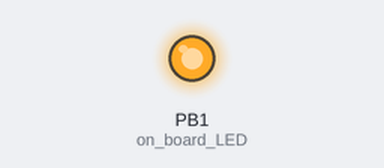
A sketch run on a simulated ATtiny85, built with avr-gcc and run on an emulated ATtiny85. On the bench: output pins drawn as LEDs (lit = HIGH).

Above: at 1.0 s.
At 3.0 s:
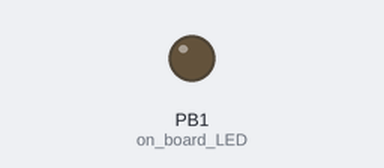
Timing chart, 0 to 5.2 s (numbered marks = the images above):
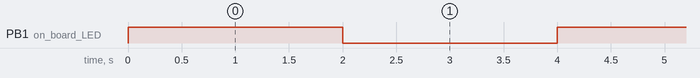

Measured:
- by itself, PB1 (on_board_LED): alternates HIGH for 2.0 s and LOW for 2.0 s

The sketch:

testOrigDigispark.ino
```cpp
void setup() {
  // put your setup code here, to run once:
  pinMode(1, OUTPUT); //on board LED
}

void loop() {
  // put your main code here, to run repeatedly:

  digitalWrite(0, HIGH);
  digitalWrite(1, HIGH);
  digitalWrite(2, HIGH);
  digitalWrite(5, HIGH);

  delay(2000);

  digitalWrite(0, LOW);
  digitalWrite(1, LOW);
  digitalWrite(2, LOW);
  digitalWrite(5, LOW);

  delay(2000);


}
```
